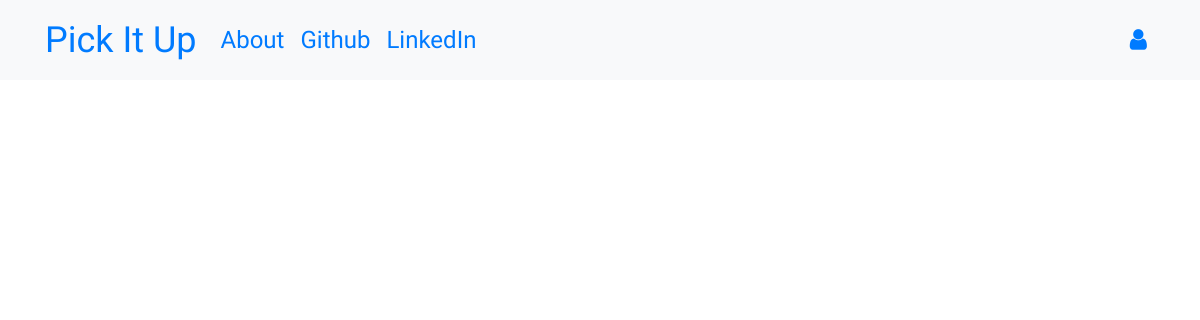
Before: / with the older database file.
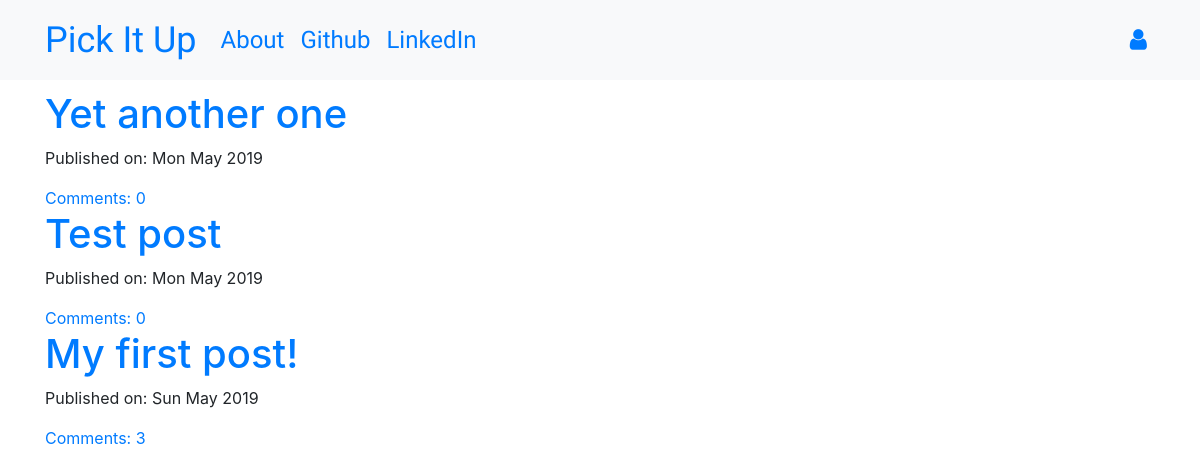
After: the same page with the newer database file.
### blog/models.py (models this page shows, shortened)
class Post(models.Model):
    author = models.ForeignKey("auth.User", on_delete=models.CASCADE)
    title = models.CharField(max_length=100)
    text = models.TextField()  # no max length to cap blogpost
    created_date = models.DateTimeField(
        default=timezone.now, auto_now=False, auto_now_add=False)
    published_date = models.DateTimeField(
        blank=True, null=True, auto_now=False, auto_now_add=False)  # field can be blank or null in case we don't publish or leave it off entirely
    def publish(self):
        self.published_date = timezone.now()
        self.save()
    def approve_comments(self):
        return self.comments.filter(approved_comment=True)

### blog/views.py (the view)
# urls.py: path('', views.PostListView.as_view(), name='post_list'),
class PostListView(ListView):
    model = Post
    def get_queryset(self):
        return Post.objects.filter(published_date__lte=timezone.now()).order_by('-published_date')

### blog/templates/blog/post_list.html
{% extends 'blog/base.html'%}
{% block content %}
<div class="centerstage">
    {% for post in post_list %}
    <div class="post">
        <h1><a href="{% url 'post_detail' pk=post.pk %}">{{ post.title }}</a></h1>
        <div class="date">
            <p>Published on: {{ post.published_date|date:"D M Y" }}</p>
        </div>
        <a href="{% url 'post_detail' pk=post.pk %}">Comments: {{ post.approve_comments.count }}</a>
    </div>
    {% endfor %}
</div>
{% endblock %}

Changed rows visible on the page:
now on this page (row edited): Post: title "Yet another one", published_date "Mon May 2019", approve_comments.count "0"
now on this page (row edited): Post: title "Test post", published_date "Mon May 2019", approve_comments.count "0"
now on this page (row edited): Post: title "My first post!", published_date "Sun May 2019", approve_comments.count "3"
